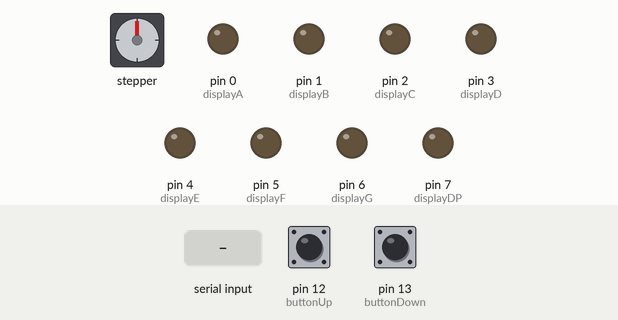
A program run on a simulated Arduino Mega 2560, built with avr-gcc and run on an emulated ATmega2560. Parts: stepper motor, output pins drawn as LEDs (lit = HIGH). Inputs (shaded band) come from the test bench; at power-on: pin 12 (buttonUp) LOW, pin 13 (buttonDown) LOW. Stepper angles assume 2048 steps per turn.

Above: at 1.2 s.
1.3 s: pin 12 (buttonUp) pulled HIGH for 0.15 s
At 1.45 s:
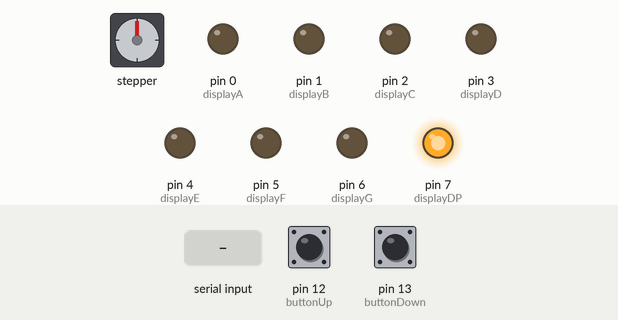
4.3 s: "1" received over the second serial link
At 12.6 s:
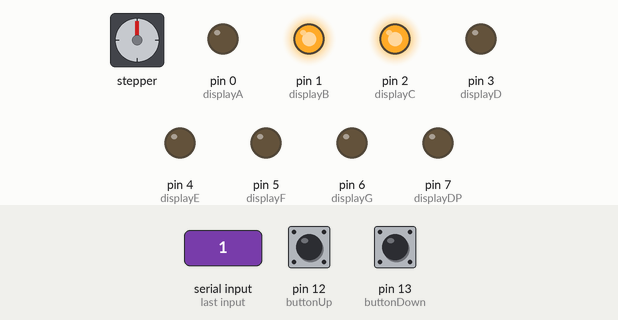
12.9 s: pin 12 (buttonUp) pulled HIGH for 1 s
At 13.68 s:
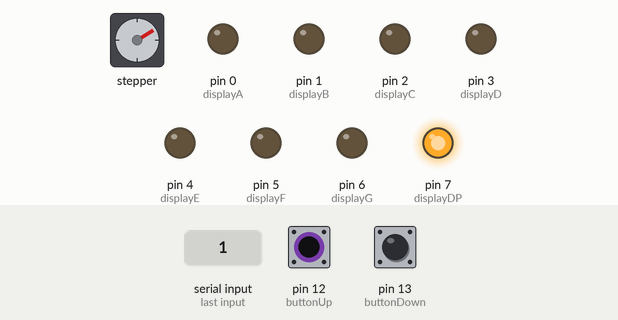
15.9 s: pin 13 (buttonDown) pulled HIGH for 3.2 s
Timing chart, 0 to 21.6 s (numbered marks = the images above; inputs shaded):
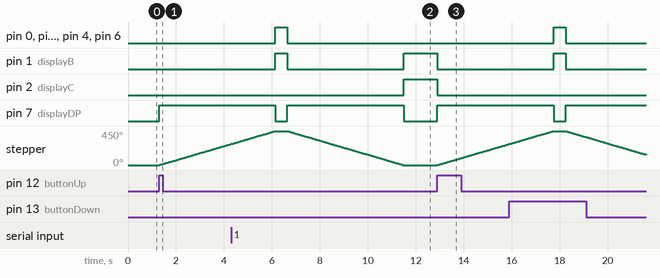

Measured:
- after the input at 1.3 s, pin 7 (displayDP): LOW → HIGH at once; stepper: keeps turning clockwise at about 93°/s, starting at once
- after the input at 4.3 s, pin 2 (displayC): LOW → HIGH after 7.2 s
- after the input at 12.9 s, pin 1 (displayB), pin 2 (displayC): HIGH → LOW at once; pin 7 (displayDP): LOW → HIGH at once; stepper: keeps turning clockwise at about 93°/s, starting at once

The program:

main.cpp
```cpp
#include <Arduino.h>
#include <Stepper.h>

Stepper stepper(64, 8, 10, 9, 11);
const int stepperSpeed = 500;
const int stepperStep = 64;

const int buttonUp = 12;
const int buttonDown = 13;

const int displayA = 0;
const int displayB = 1;
const int displayC = 2;
const int displayD = 3;
const int displayE = 4;
const int displayF = 5;
const int displayG = 6;
const int displayDP = 7;

int floorDistance = 64 * 40;
int currentFloor = 1;
int bluetoothAction = 0;

void displayFloor(int floor) {
    if (floor == 0) {
        digitalWrite(displayA, LOW);
        digitalWrite(displayB, LOW);
        digitalWrite(displayC, LOW);
        digitalWrite(displayD, LOW);
        digitalWrite(displayE, LOW);
        digitalWrite(displayF, LOW);
        digitalWrite(displayG, LOW);
        digitalWrite(displayDP, HIGH);
        return;
    }
    if (floor == 1) {
        digitalWrite(displayA, LOW);
        digitalWrite(displayB, HIGH);
        digitalWrite(displayC, HIGH);
        digitalWrite(displayD, LOW);
        digitalWrite(displayE, LOW);
        digitalWrite(displayF, LOW);
        digitalWrite(displayG, LOW);
        digitalWrite(displayDP, LOW);
        return;
    }
    if (floor == 2) {
        digitalWrite(displayA, HIGH);
        digitalWrite(displayB, HIGH);
        digitalWrite(displayC, LOW);
        digitalWrite(displayD, HIGH);
        digitalWrite(displayE, HIGH);
        digitalWrite(displayF, LOW);
        digitalWrite(displayG, HIGH);
        digitalWrite(displayDP, LOW);
        return;
    }
}

void setup()
{
    Serial1.begin(9600);

    stepper.setSpeed(stepperSpeed);

    pinMode(buttonUp, INPUT);
    pinMode(buttonDown, INPUT);

    pinMode(displayA, OUTPUT);
    pinMode(displayB, OUTPUT);
    pinMode(displayC, OUTPUT);
    pinMode(displayD, OUTPUT);
    pinMode(displayE, OUTPUT);
    pinMode(displayF, OUTPUT);
    pinMode(displayG, OUTPUT);
    pinMode(displayDP, OUTPUT);
}

void loop()
{
    if (Serial1.available()) {
        bluetoothAction = Serial1.read();
    }

    if (
        (digitalRead(buttonUp) == HIGH || bluetoothAction == 50)
        && (currentFloor == 1)
    ) {
        displayFloor(0);
        for (int i = 0; i < floorDistance; i += stepperStep) {
            stepper.step(stepperStep);
        }
        currentFloor = 2;
        displayFloor(currentFloor);
        Serial1.write(currentFloor);
        bluetoothAction = 0;
        delay(500);
    }

    if (
        (digitalRead(buttonDown) == HIGH || bluetoothAction == 49)
        && (currentFloor == 2)
    ) {
        displayFloor(0);
        for (int i = 0; i < floorDistance; i += stepperStep) {
            stepper.step(-stepperStep);
        }
        currentFloor = 1;
        displayFloor(currentFloor);
        Serial1.write(currentFloor);
        bluetoothAction = 0;
        delay(500);
    }
}
```
